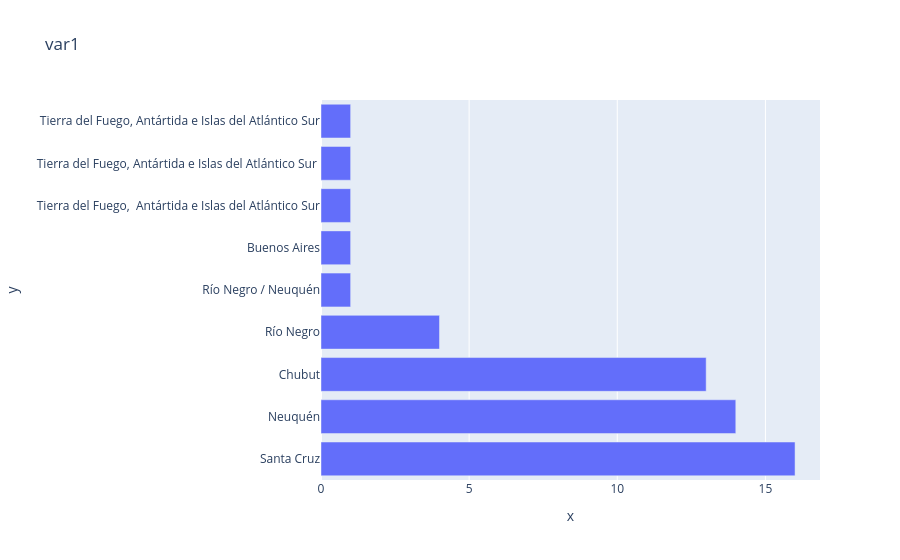

Here is the notebook cell this chart was saved with:
### Markdown cell above
Crea un gráfico que compare las cantidades de lagos por provincia.

### Code cell
filtro_1 = dataset["Ubicación"].value_counts()
var_1=px.bar(data_frame=filtro_1, x = filtro_1.values, y = filtro_1.index, title = "var1")
var_1.show()

### Figure 1 — Plotly figure (JSON) as saved in the notebook; plotly's stock layout.template omitted (floating-point values rounded to 4 significant figures)
{"data": [{"hovertemplate": "x=%{x}<br>y=%{y}<extra></extra>", "legendgroup": "", "marker": {"color": "#636efa", "pattern": {"shape": ""}}, "name": "", "orientation": "h", "showlegend": false, "textposition": "auto", "type": "bar", "x": [16, 14, 13, 4, 1, 1, 1, 1, 1], "xaxis": "x", "y": ["Santa Cruz", "Neuquén", "Chubut", "Río Negro", "Río Negro / Neuquén", "Buenos Aires", "Tierra del Fuego,\n Antártida e Islas del Atlántico Sur", "Tierra del Fuego, Antártida e Islas del Atlántico Sur\n", "Tierra del Fuego, Antártida e Islas del Atlántico Sur"], "yaxis": "y"}], "layout": {"barmode": "relative", "legend": {"tracegroupgap": 0}, "title": {"text": "var1"}, "xaxis": {"anchor": "y", "domain": [0, 1], "title": {"text": "x"}}, "yaxis": {"anchor": "x", "domain": [0, 1], "title": {"text": "y"}}}}
